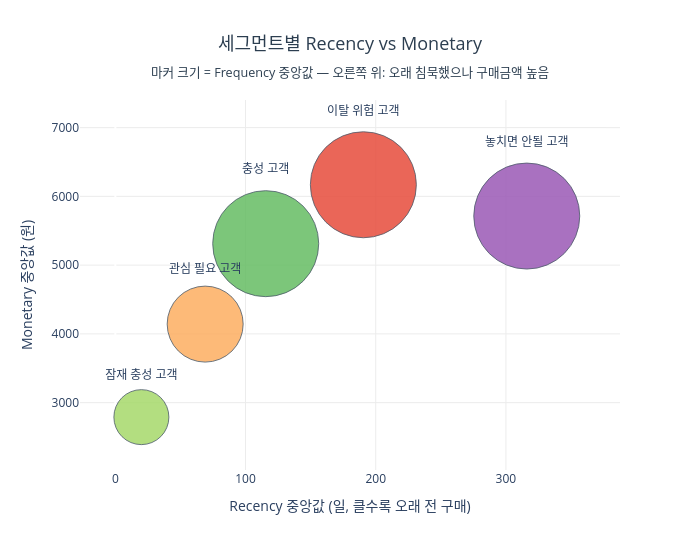

Notebook code for this chart:
### Code cell
fig = go.Figure()
for _, row in seg_summary.iterrows():
    seg = row['세그먼트']
    fig.add_trace(go.Scatter(
        x=[row['Recency_중앙값']],
        y=[row['Monetary_중앙값']],
        mode='markers+text',
        marker=dict(
            size=row['Frequency_중앙값'] * 3 + 10,
            color=seg_color_gold.get(seg, '#dfe6e9'),
            line=dict(color='#2c3e50', width=0.8),
            opacity=0.85
        ),
        text=[seg],
        textposition='top center',
        name=seg
    ))

fig.update_layout(
    title=dict(
        text='세그먼트별 Recency vs Monetary<br><sub>마커 크기 = Frequency 중앙값 — 오른쪽 위: 오래 침묵했으나 구매금액 높음</sub>',
        font=dict(size=18, color='#2c3e50'), x=0.5, xanchor='center'
    ),
    xaxis=dict(title='Recency 중앙값 (일, 클수록 오래 전 구매)', gridcolor='#ececec'),
    yaxis=dict(title='Monetary 중앙값 (원)', gridcolor='#ececec'),
    plot_bgcolor='white',
    width=700,
    height=550,
    showlegend=False
)
fig.show()

### Figure 1 — Plotly figure (JSON) as saved in the notebook; plotly's stock layout.template omitted (floating-point values rounded to 4 significant figures)
{"data": [{"marker": {"color": "#e74c3c", "line": {"color": "#2c3e50", "width": 0.8}, "opacity": 0.85, "size": 106}, "mode": "markers+text", "name": "이탈 위험 고객", "text": ["이탈 위험 고객"], "textposition": "top center", "type": "scatter", "x": [190.5], "y": [6169]}, {"marker": {"color": "#9b59b6", "line": {"color": "#2c3e50", "width": 0.8}, "opacity": 0.85, "size": 106}, "mode": "markers+text", "name": "놓치면 안될 고객", "text": ["놓치면 안될 고객"], "textposition": "top center", "type": "scatter", "x": [316], "y": [5714.0]}, {"marker": {"color": "#66bd63", "line": {"color": "#2c3e50", "width": 0.8}, "opacity": 0.85, "size": 106}, "mode": "markers+text", "name": "충성 고객", "text": ["충성 고객"], "textposition": "top center", "type": "scatter", "x": [115.5], "y": [5312.0]}, {"marker": {"color": "#fdae61", "line": {"color": "#2c3e50", "width": 0.8}, "opacity": 0.85, "size": 76}, "mode": "markers+text", "name": "관심 필요 고객", "text": ["관심 필요 고객"], "textposition": "top center", "type": "scatter", "x": [69], "y": [4142.0]}, {"marker": {"color": "#a6d96a", "line": {"color": "#2c3e50", "width": 0.8}, "opacity": 0.85, "size": 55}, "mode": "markers+text", "name": "잠재 충성 고객", "text": ["잠재 충성 고객"], "textposition": "top center", "type": "scatter", "x": [20], "y": [2790.0]}], "layout": {"height": 550, "plot_bgcolor": "white", "showlegend": false, "title": {"font": {"color": "#2c3e50", "size": 18}, "text": "세그먼트별 Recency vs Monetary<br><sub>마커 크기 = Frequency 중앙값 — 오른쪽 위: 오래 침묵했으나 구매금액 높음</sub>", "x": 0.5, "xanchor": "center"}, "width": 700, "xaxis": {"gridcolor": "#ececec", "title": {"text": "Recency 중앙값 (일, 클수록 오래 전 구매)"}}, "yaxis": {"gridcolor": "#ececec", "title": {"text": "Monetary 중앙값 (원)"}}}}
